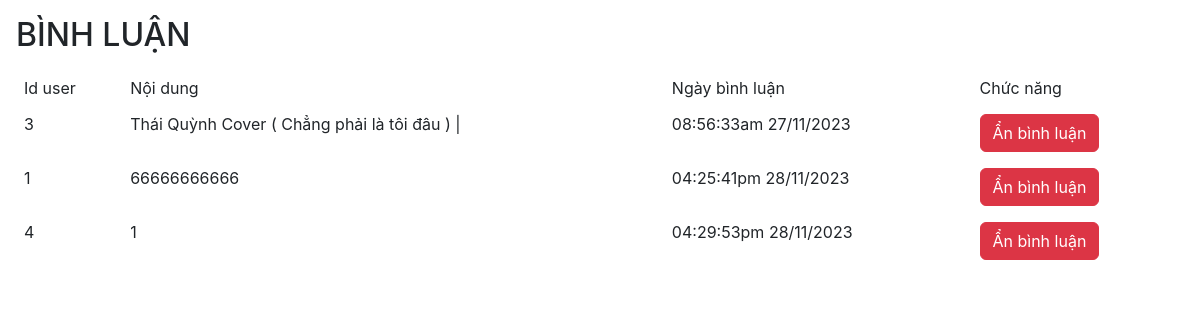
Screenshot of /admin/sanpham/binhluan.php?idpro=1 with the database file from the repository.
### tables this page shows
CREATE TABLE `binhluan` (
  `id` int(11) NOT NULL,
  `noidung` text NOT NULL,
  `iduser` int(11) NOT NULL,
  `idpro` int(11) NOT NULL,
  `ngaybinhluan` varchar(255) NOT NULL,
  `trangthai` int(11) NOT NULL
);

### model/pdo.php (called while the page is built, shortened)
<?php
function pdo_get_connection(){
    $servername = "localhost";
    $username = "root";
    $password = "";
    try {
        $conn = new PDO("mysql:host=$servername;dbname=wd18331_duan1", $username, $password);
        $conn->setAttribute(PDO::ATTR_ERRMODE, PDO::ERRMODE_EXCEPTION);
        return $conn;
    } catch(PDOException $e) {
        echo "Connection failed: " . $e->getMessage();
    }
}
function pdo_query($sql){
    $sql_args=array_slice(func_get_args(),1);
    try{
        $conn=pdo_get_connection();
        $stmt=$conn->prepare($sql);
        $stmt->execute($sql_args);
        $rows=$stmt->fetchAll();
        return $rows;
    }
    catch(PDOException $e){
        throw $e;
    }
    finally{
        unset($conn);
    }
}
?>

### model/binhluan.php (called while the page is built, shortened)
<?php
function loadall_binhluan($idpro)
{
    $sql="SELECT binhluan.id, binhluan.noidung, khachhang.username, binhluan.iduser, binhluan.idpro, binhluan.ngaybinhluan FROM `binhluan`
    LEFT JOIN khachhang ON binhluan.iduser = khachhang.id
    LEFT JOIN sanpham ON binhluan.idpro = sanpham.id where idpro= $idpro";
    $listbl = pdo_query($sql);
    return $listbl;
}
?>

### admin/sanpham/binhluan.php (the view, shortened to what this page needs)
<?php
  include "../../model/pdo.php";
  include "../../model/binhluan.php";
  $idpro = $_REQUEST['idpro'];
  $listbl = loadall_binhluan($idpro);
?>
<link rel="stylesheet" href="https://cdn.jsdelivr.net/npm/bootstrap@5.3.0/dist/css/bootstrap.min.css">
<link rel="stylesheet" href="../CSS/index.css">
<div class="wrapper">
    <div class="mt-3 px-3">
        <h2>BÌNH LUẬN</h2>
    </div>
    <div class="mt-3 px-3">
        <table class="table table-borderless">
            <tr>
                <th class="w-5">Id user</th>
                <th class="w-5">Nội dung</th>
                <th class="w-5">Ngày bình luận</th>
                <th class="w-5">Chức năng</th>
            </tr>
            <?php
                     foreach($listbl as $ds){
                        extract($ds);
                        echo '<tr>
                        <td>'.$iduser.'</td>
                        <td>'.$noidung.'</td>
                        <td>'.$ngaybinhluan.'</td>
                        <td><a href="" class="btn btn-danger">Ẩn bình luận</a></td>
                      </tr>';
                     }
                     ?>
        </table>
    </div>
</div>

### admin/CSS/index.css (style rules this page uses)
* { margin: 0; padding: 0; font-family: "Source Sans Pro", -apple-system, BlinkMacSystemFont, "Segoe UI", Roboto, "Helvetica Neue", Arial, sans-serif, "Apple Color Emoji", "Segoe UI Emoji", "Segoe UI Symbol"; font-weight: 400; box-sizing: border-box; }

### rows the page displays
binhluan: iduser "3", noidung "Thái Quỳnh Cover ( Chẳng phải là tôi đâu ) |", ngaybinhluan "08:56:33am 27/11/2023"
binhluan: iduser "1", noidung "66666666666", ngaybinhluan "04:25:41pm 28/11/2023"
binhluan: iduser "4", noidung "1", ngaybinhluan "04:29:53pm 28/11/2023"
